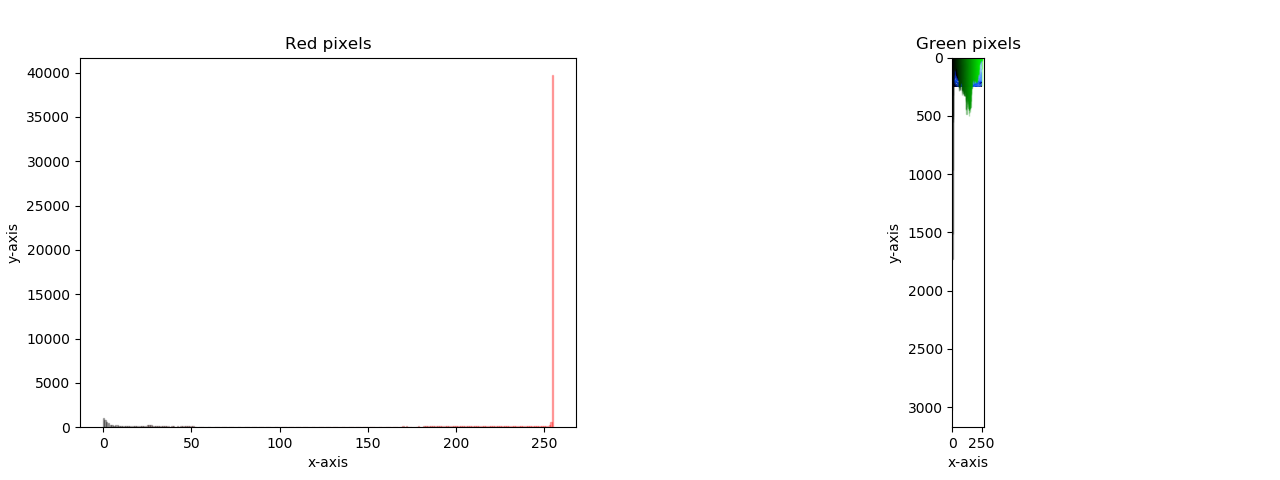
#> input picture result4.png, 1280 x 480 px, found by its file name
$ python concat2.py
#> lines starting #> are read from the running program, lines starting #| are printed output that depends on the picture
import cv2
import numpy as np
img4 = cv2.imread('C:/Users/DELL/projects/colon/final/result4.png')
#> img4 is the input picture: shape (480, 1280, 3); mean B, G, R 251.7, 251.9, 251.9
img5 = cv2.imread('C:/Users/DELL/projects/colon/final/result5.png')
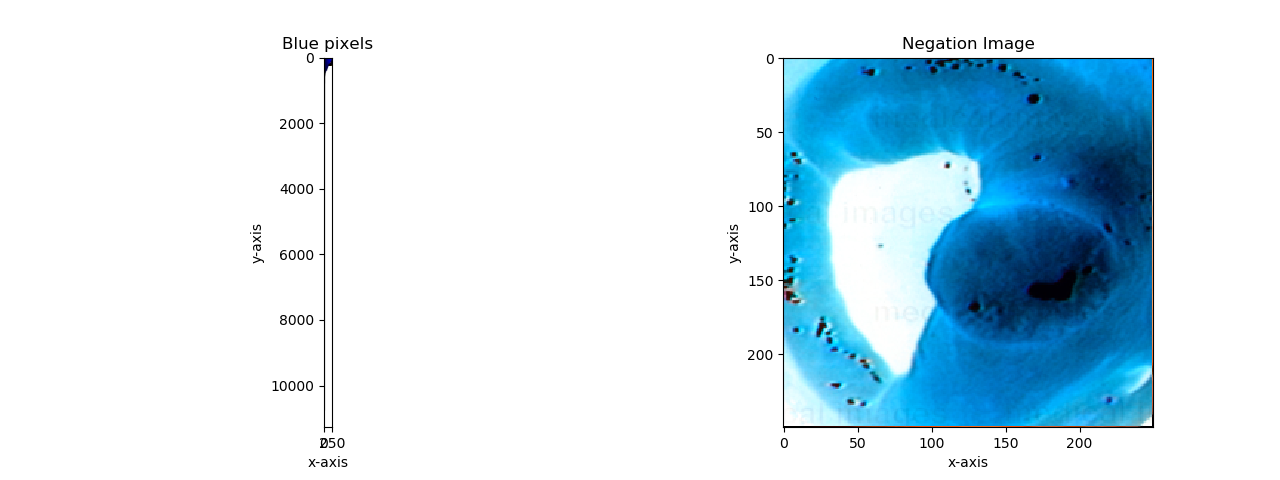
#> input picture result5.png, 1280 x 480 px, found by its file name
#> img5 is the input picture: shape (480, 1280, 3); mean B, G, R 239.7, 228.9, 207.7
numpy_vertical1=np.vstack((img4,img5))
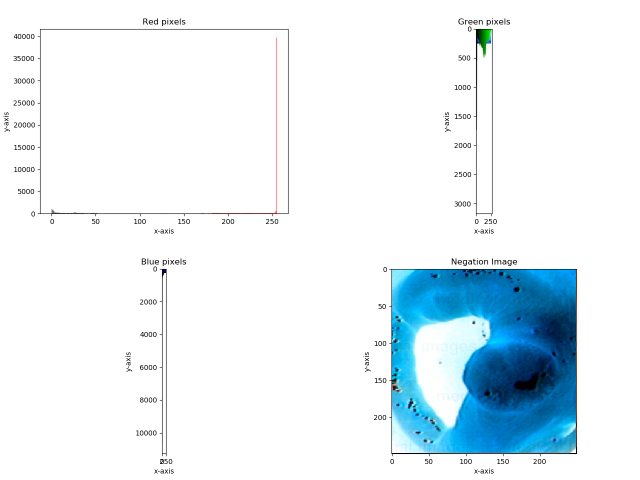
#> numpy_vertical1: shape (960, 1280, 3) (shown at 1/2 size); mean B, G, R 245.7, 240.4, 229.8
numpy_vertical_concat1 = np.concatenate((img4,img5), axis=0)
cv2.imwrite('concat2.png', numpy_vertical_concat1)
cv2.waitKey()
